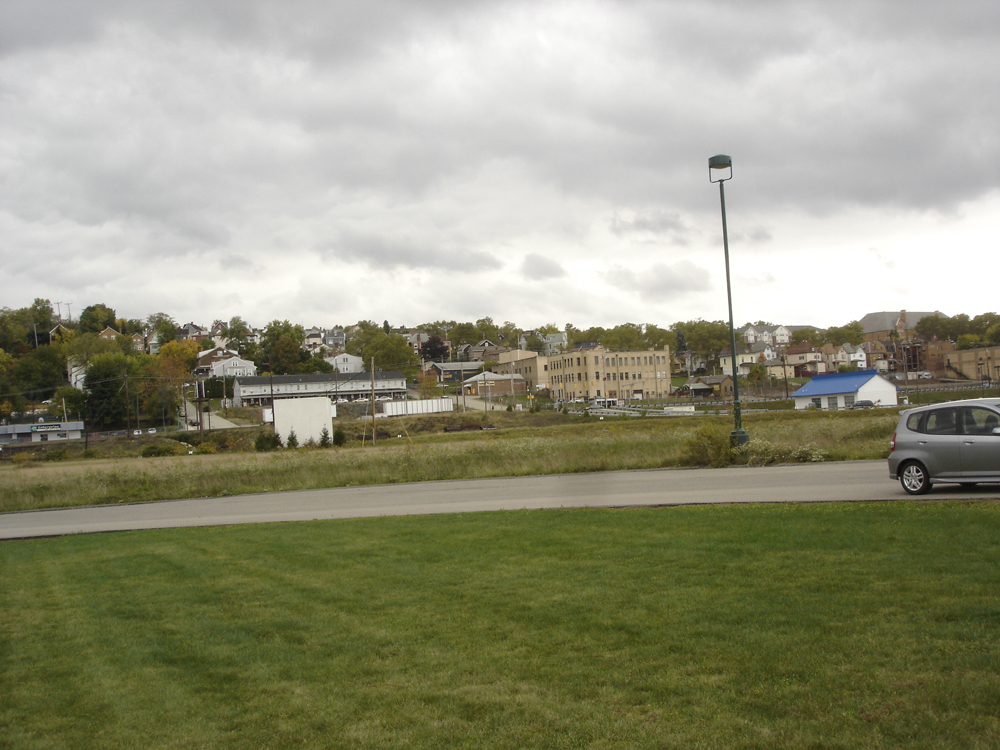
#> input picture CS 5363/Lab 3/WF01.jpg, 1000 x 750 px
$ python Lab3.py   (older library calls are emulated)
#> lines starting #> are read from the running program, lines starting #| are printed output that depends on the picture
#!/usr/bin/env python3
# -*- coding: utf-8 -*-
"""
Created on Sun Feb 21 22:51:21 2021

@author: oscargalindo
"""

import numpy as np
import matplotlib.pyplot as plt
import matplotlib.image as mpimg
from skimage import transform as tf
from scipy import signal

# [14 lines left out: functions correlate2d_scipy, gaussian_filter, not called in this run]

def show(img,title=''):
    f,a = plt.subplots()
    f.suptitle(title)
    a.imshow(img)
    if title:
        f.savefig(title+".jpg")
    plt.show()

def show_multiple(images,title='',titles=[],figsize=(12,4)):
    f,a = plt.subplots(ncols=len(images),figsize=figsize)
    f.suptitle(title)
    for i in range(len(images)):
        a[i].imshow(images[i])
        if i < len(titles):
            a[i].set_title(titles[i])
    f.savefig(title+".jpg")
    plt.show()

def load_image(name,as_float=True):
#> called with name = 'WF01.jpg', as_float = True
    img = mpimg.imread(name)
#> img is the input picture: shape (750, 1000, 3); mean R, G, B 147.9, 148.1, 125.1
    if as_float:
        return img/np.amax(img)
    else:
        return img

def get_points(num_points):
    return np.asarray(plt.ginput(n=num_points,timeout=0))

def warp(img,src,dst,shape = None):
    H = tf.ProjectiveTransform()
    H.estimate(src,dst)
    result = None
    if not shape:
        result = tf.warp(img, H.inverse)
    else:
        result = tf.warp(img, H.inverse,output_shape=shape)
    return result,H

# [31 lines left out: function problem1, not called in this run]
    ##############

def problem2(automatic=True):
    automatic = True
    plt.close('all')

    #Display Images for 1st stitching
    img = load_image('WF01.jpg')
    img2 = load_image('WF02.jpg')
#> call 2 of load_image, with name = 'WF02.jpg', as_float = True
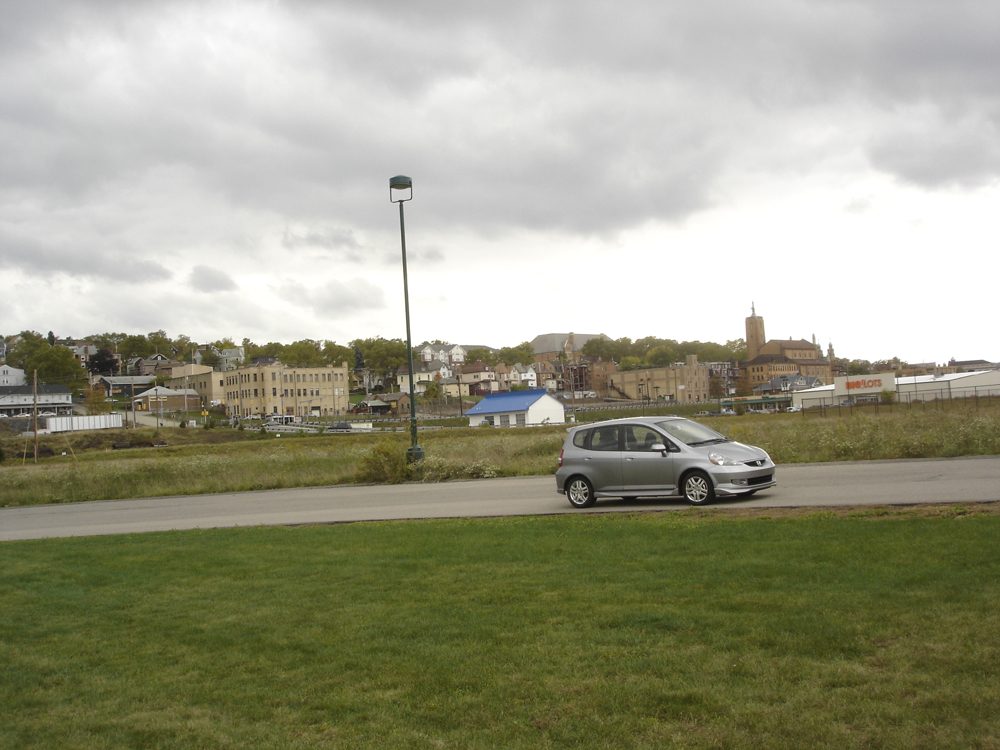
#> input picture CS 5363/Lab 3/WF02.jpg, 1000 x 750 px
#> in load_image, img is the input picture: shape (750, 1000, 3); mean R, G, B 155.6, 155.7, 134.5
    show_multiple([img,img2],'Input First Stitching',['Left','Right'])
#> the loop in show_multiple, `for i in range(len(images)):` made 2 passes
#> in show_multiple, `f.savefig(title+".jpg")`:
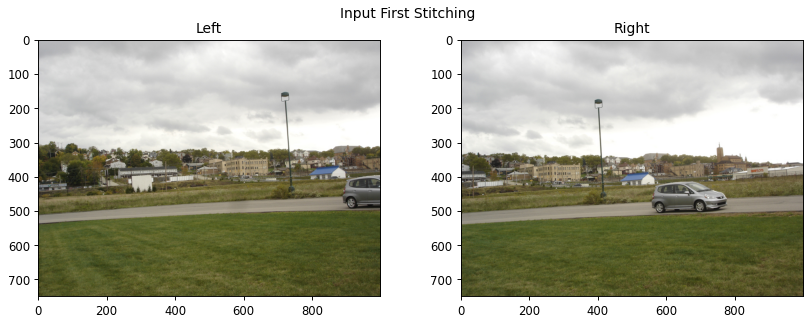
#> figure drawn by matplotlib, 2 panels
    #################################

    #Define Points First Stitching
    if not automatic:
        print("Click correspondences")
        src = get_points(12)
        img_p = src[::2]
        img2_p = src[1::2]
    else:
        img_p = np.array([[604.67338234, 379.29681609],
                [666.55126252, 344.34289904],
                [875.82964543, 374.10043988],
                [372.07164323, 356.73509445],
                [898.66898351, 317.52105153],
                [922.26814464, 443.32220864]])

        img2_p = np.array([[282.1093994 , 395.77670716],
                [344.90893857, 361.19145371],
                [545.91019538, 393.43328446],
                [ 34.77490072, 369.40850059],
                [567.27070332, 339.62639147],
                [587.22722512, 459.11012778]])
    ##################################

    #Change origin and reflect changes on points
    offset = max(img.shape[0],img.shape[1])
#> offset = 1000
    space = np.zeros((offset*2,offset*2,3))
    space[offset:offset+img.shape[0],offset:offset+img.shape[1],:] = img
    img_p += offset
    img2_p += offset
    ##################################

    #Apply Homography and calculate limits of resulting image
    result,H1 = warp(space,img_p,img2_p)
#> in warp, `result = tf.warp(img, H.inverse)`:
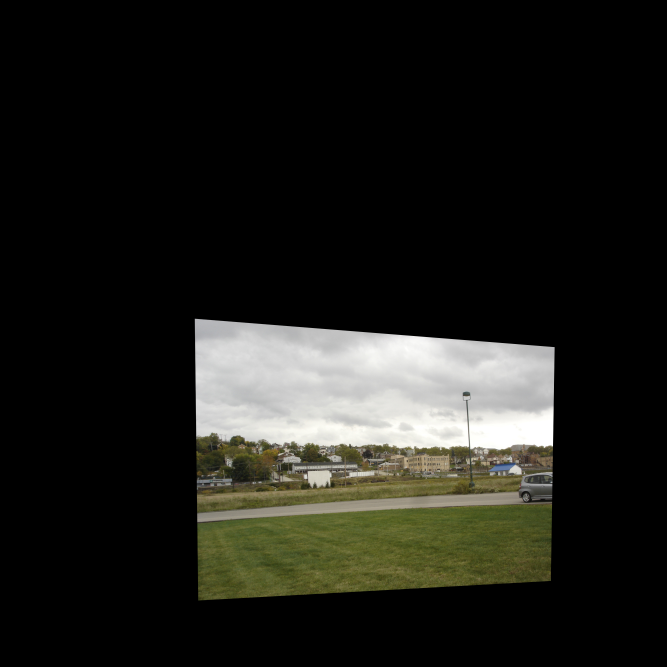
#> result: shape (2000, 2000, 3) float64 (shown at 1/3 size); mean of channels 0, 1, 2 0.12, 0.121, 0.102; drawn as R, G, B
    coords = tf.warp_coords(H1, space.shape[:-1])
    min_r = min(int(coords[0,offset,offset]),int(coords[0,offset+img.shape[0],offset]+1),offset,offset+img2.shape[0])
#> min_r = 956
    max_r = max(int(coords[0,offset,offset]),int(coords[0,offset+img.shape[0],offset]+1),offset,offset+img2.shape[0])
#> max_r = 1802
    min_c = min(int(coords[1,offset,offset]),int(coords[1,offset+img.shape[0],offset]+1),offset,offset+img2.shape[1])
#> min_c = 584
    max_c = max(int(coords[1,offset,offset]),int(coords[1,offset+img.shape[0],offset]+1),offset,offset+img2.shape[1])
#> max_c = 2000
    ##################################

    #Display results of first stitching
    r = result.copy()
    result[offset:offset+img2.shape[0],offset:offset+img2.shape[1],:] = np.maximum(img2,result[offset:offset+img2.shape[0],offset:offset+img2.shape[1],:])
    first_stitch = result[min_r:max_r,min_c:max_c]
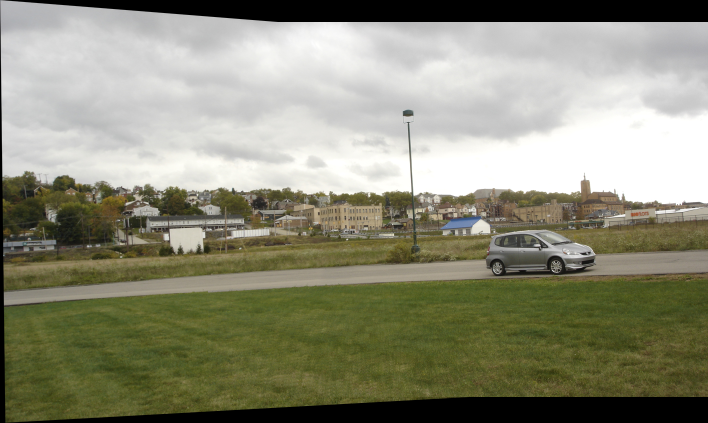
#> first_stitch: shape (846, 1416, 3) float64 (shown at 1/2 size); mean of channels 0, 1, 2 0.55, 0.551, 0.471; drawn as R, G, B
    show_multiple([space,r,result],'First Warping',['Centered','Warped','Stitched'])
#> the loop in show_multiple (call 2), `for i in range(len(images)):` made 3 passes
    show(first_stitch,'Results First Stitching')
    ###################################

    #Load and show images for second stitching
    img3 = load_image('WF03.jpg')
#> call 3 of load_image, with name = 'WF03.jpg', as_float = True
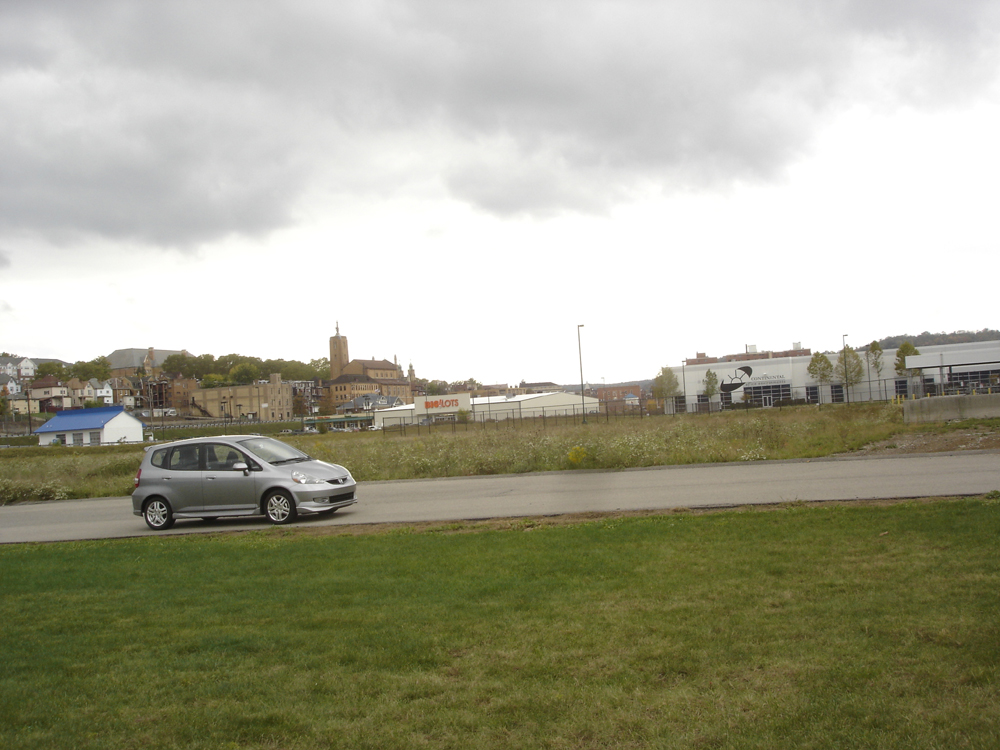
#> input picture CS 5363/Lab 3/WF03.jpg, 1000 x 750 px
#> in load_image, img is the input picture: shape (750, 1000, 3); mean R, G, B 164.9, 164.3, 144.6
    show_multiple([first_stitch,img3],"Input Second Stitching",["Left","Right"])
    ###################################

    #Define Points Second Stitching
    if not automatic:
        print("Click correspondences")
        src = get_points(12)
        imgc_p = src[::2]
        img3_p = src[1::2]
    else:
        imgc_p = np.array([[ 974.7361245,502.30896434],
         [1186.07022588,382.99609307],
         [1249.54672906,420.65623014],
         [ 961.37444229,437.46662036],
         [1097.49030633,430.51680009],
         [1365.52645099,423.94189488]])

        img3_p = np.array([[135.56565561,478.24584038],
         [353.01205177,359.24339772],
         [413.66546917,396.3644444 ],
         [123.1317045,410.39270247],
         [263.8693006,404.9737237 ],
         [520.57390025,400.63621346]])
    ##################################

    #Change origin and reflect changes on points
    offset = max(first_stitch.shape[0],first_stitch.shape[1])
#> offset = 1416
    spaced = np.zeros((offset*2,offset*2,3))
    spaced[offset:offset+first_stitch.shape[0],offset:offset+first_stitch.shape[1],:] = first_stitch
    imgc_p+=offset
    img3_p+=offset
    ##################################

    #Apply Homography and calculate limits of resulting image
    result,H2 = warp(spaced,imgc_p,img3_p)
#> in warp (call 2), `result = tf.warp(img, H.inverse)`:
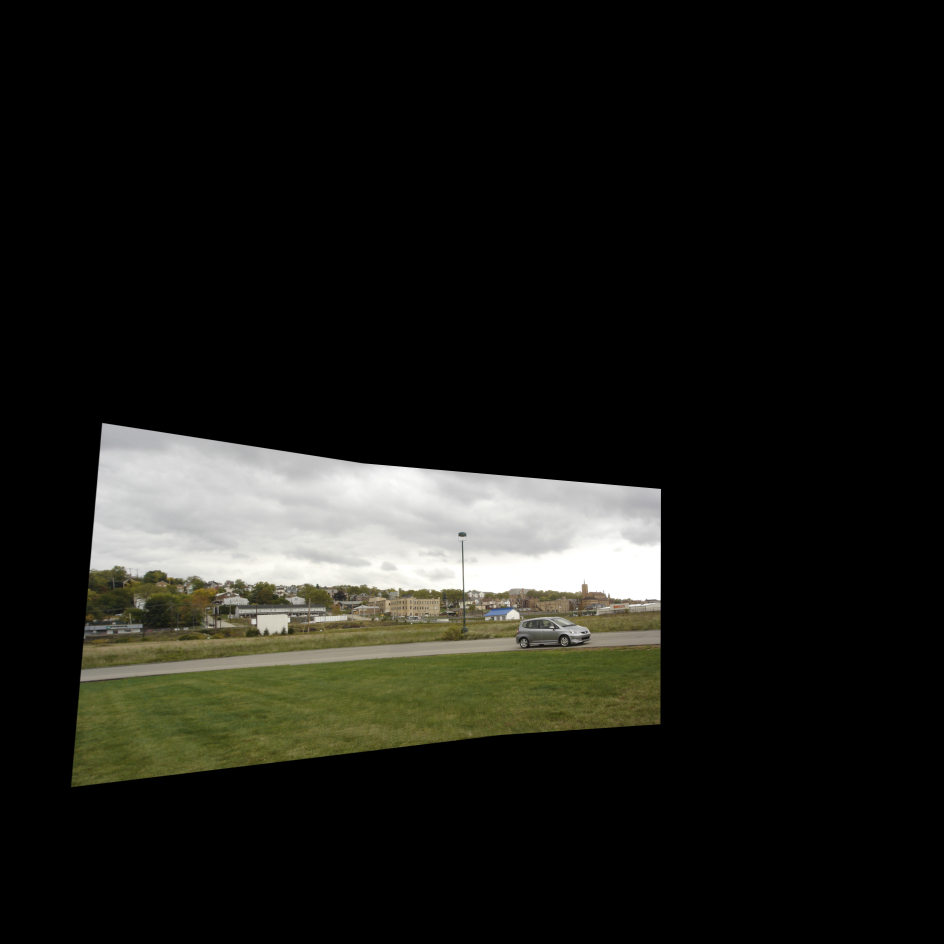
#> result: shape (2832, 2832, 3) float64 (shown at 1/3 size); mean of channels 0, 1, 2 0.11, 0.11, 0.0934; drawn as R, G, B
    coords = tf.warp_coords(H2, spaced.shape[:-1])
    min_r = min(int(coords[0,offset,offset]),int(coords[0,offset+first_stitch.shape[0],offset]+1),offset,offset+img3.shape[0])
#> min_r = 1268
    max_r = max(int(coords[0,offset,offset]),int(coords[0,offset+first_stitch.shape[0],offset]+1),offset,offset+img3.shape[0])
#> max_r = 2364
    min_c = min(int(coords[1,offset,offset]),int(coords[1,offset+first_stitch.shape[0],offset]+1),offset,offset+img3.shape[1])
#> min_c = 195
    max_c = max(int(coords[1,offset,offset]),int(coords[1,offset+first_stitch.shape[0],offset]+1),offset,offset+img3.shape[1])
#> max_c = 2416
    ##################################

    #Display results of first stitching
    r = result.copy()
    result[offset:offset+img3.shape[0],offset:offset+img3.shape[1]] = np.maximum(img3,result[offset:offset+img3.shape[0],offset:offset+img3.shape[1]])
    show_multiple([spaced,r,result],'Second Warping',['Centered','Warped','Stitched'])
    second_stitch = result[min_r:max_r,min_c:max_c,:]
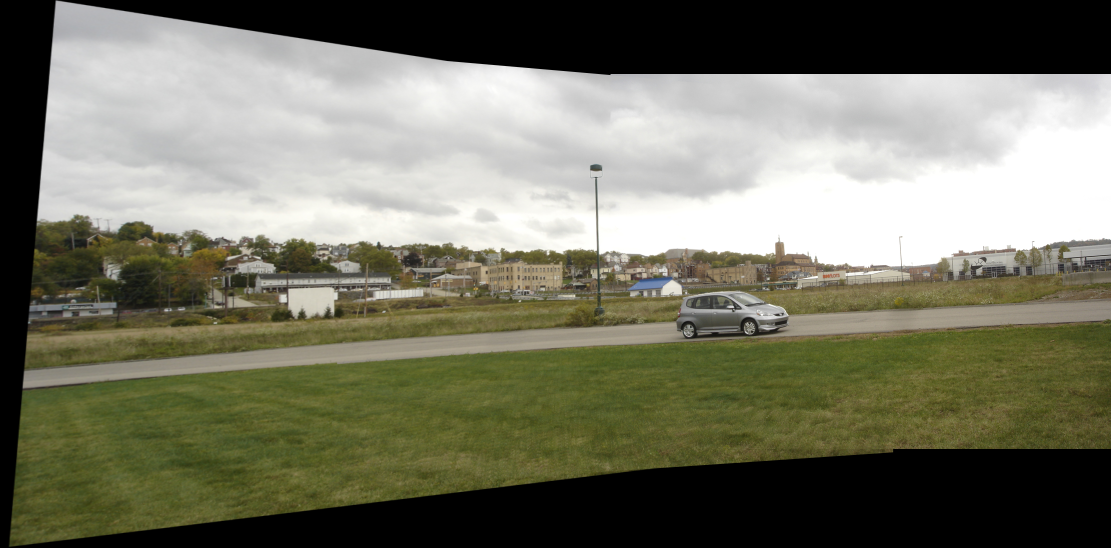
#> second_stitch: shape (1096, 2221, 3) float64 (shown at 1/2 size); mean of channels 0, 1, 2 0.46, 0.46, 0.393; drawn as R, G, B
    show(second_stitch,'Results Second Stitching')
    ###################################

# [43 lines left out: function problem3, not called in this run]
    ##########################

if __name__=="__main__":
    # problem1()
    problem2()
    # problem3()
